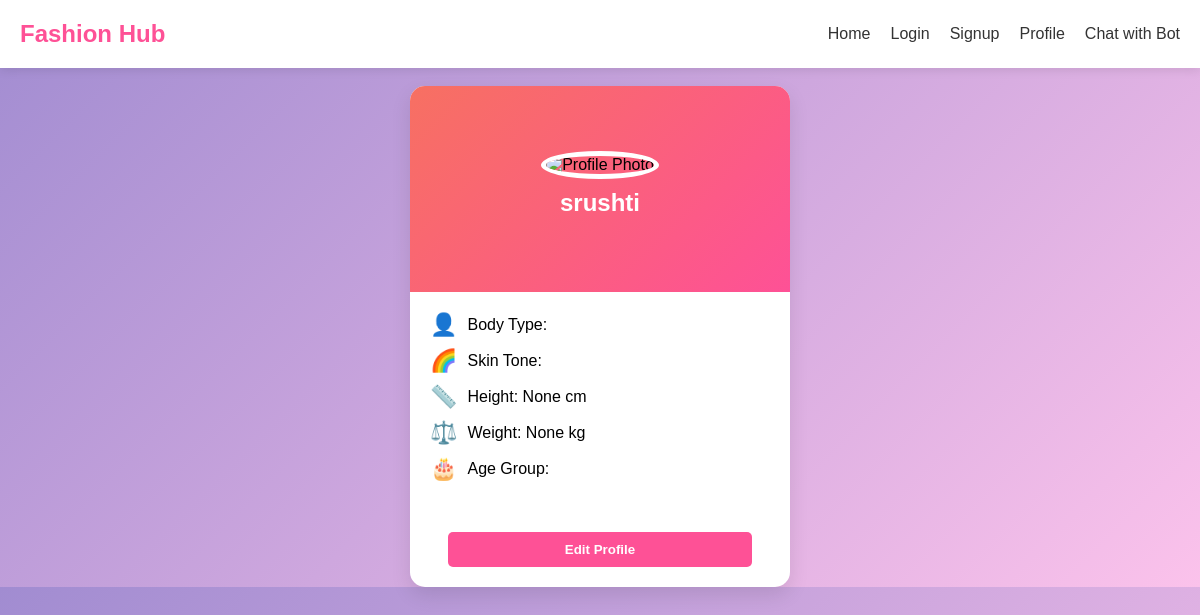
The app's page /chatbot/profile/ (signed in) with its own data.
### blog/models.py (models this page shows, shortened)
class Profile(models.Model):
    user = models.OneToOneField(User, on_delete=models.CASCADE)  # Links to the User model
    photo = models.ImageField(upload_to='user_photos/', null=True, blank=True)
    BODY_TYPE_CHOICES = [
        ('Apple', 'Apple'),
        ('Pear', 'Pear'),
        ('Hourglass', 'Hourglass'),
        ('Rectangle', 'Rectangle'),
        ('Curvy', 'Curvy'),
        ('Plus Size', 'Plus Size')
    ]
    SKIN_TONE_CHOICES = [
        ('Fair', 'Fair'),
        ('Medium', 'Medium'),
        ('Olive', 'Olive'),
        ('Dark', 'Dark')
    ]
    AGE_GROUP_CHOICES = [
        ('Teens', 'Teens (13-19)'),
        ('20s', '20s'),
        ('30s', '30s'),
        ('40s', '40s and above')
    ]
    body_type = models.CharField(max_length=20, choices=BODY_TYPE_CHOICES)
    skin_tone = models.CharField(max_length=20, choices=SKIN_TONE_CHOICES)
    height = models.IntegerField(null=True, blank=True)  # Height in cm
    weight = models.IntegerField(null=True, blank=True)  # Weight in kg
    location = models.CharField(max_length=100)  # User's location/climate
    age_group = models.CharField(max_length=20, choices=AGE_GROUP_CHOICES)

### blog/views.py (the view)
# urls.py: path('profile/',views.profile_view,name='profile'),
def profile_view(request):
    profile = Profile.objects.get(user=request.user)  # Get the profile linked to the logged-in user
    return render(request, 'blog/profile.html', {'profile': profile})

### blog/templates/blog/profile.html (shortened to what this page needs)
<!DOCTYPE html>
<html lang="en">
<head>
</head>
<body>
  <nav>
    <div class="logo">Fashion Hub</div>
    <ul class="nav-links">
      <li><a href="home.html">Home</a></li>
      <li><a href="{% url 'login' %}">Login</a></li>
      <li><a href="{% url 'register' %}">Signup</a></li>
      <li><a href="{% url 'profile' %}">Profile</a></li>
      <li><a href="{% url 'chat' %}">Chat with Bot</a></li>
    </ul>
  </nav>
  <br>
  <div class="profile-container">
    <div class="profile-card">
      <div class="profile-header">
        <img src='https://media.cnn.com/api/v1/images/stellar/prod/c-gettyimages-2157143448.jpg?c=16x9&q=w_1280,c_fill' alt="Profile Photo" class="profile-img">
        <h2>{{ profile.user.username }}</h2>
      </div>
      <div class="contact-info">
        <div class="info">
          <span class="icon">👤</span>
          <p>Body Type: {{ profile.body_type }}</p>
        </div>
        <div class="info">
          <span class="icon">🌈</span>
          <p>Skin Tone: {{ profile.skin_tone }}</p>
        </div>
        <div class="info">
          <span class="icon">📏</span>
          <p>Height: {{ profile.height }} cm</p>
        </div>
        <div class="info">
          <span class="icon">⚖️</span>
          <p>Weight: {{ profile.weight }} kg</p>
        </div>
        <div class="info">
          <span class="icon">🎂</span>
          <p>Age Group: {{ profile.age_group }}</p>
        </div>
      </div>
      <button class="edit-button"><a href="{% url 'newuser_profile' %}" style="color: white; text-decoration: none;">Edit Profile</a></button>
    </div>
  </div>
</body>
</html>

### blog/templates/blog/profile.html (style rules this page uses)
* { margin: 0; padding: 0; box-sizing: border-box; font-family: 'Poppins', sans-serif; }
body { background: linear-gradient(135deg, #a18cd1, #fbc2eb); display: flex; justify-content: center; align-items: center; flex-direction: column; }
nav { display: flex; justify-content: space-between; align-items: center; padding: 20px; background-color: white; box-shadow: 0 2px 10px rgba(0, 0, 0, 0.1); width: 100%; margin-bottom: auto; }
.logo { font-size: 24px; font-weight: bold; color: #fe5196; }
.nav-links { list-style: none; display: flex; }
.nav-links li { margin-left: 20px; }
.nav-links a { text-decoration: none; color: #333; font-weight: 500; }
.profile-container { display: flex; align-items: center; justify-content: center; }
.profile-card { background: white; width: 380px; border-radius: 15px; box-shadow: 0 8px 20px rgba(0, 0, 0, 0.1); overflow: hidden; display: flex; flex-direction: column; }
.profile-header { background: linear-gradient(135deg, #f77062, #fe5196); text-align: center; padding: 70px; position: relative; }
.profile-img { width: 110px; height: 110px; border-radius: 50%; object-fit: cover; border: 5px solid white; margin-top: -60px; }
.profile-header h2 { margin-top: 10px; color: white; }
.contact-info { padding: 20px; }
.info { display: flex; align-items: center; margin-bottom: 10px; }
.icon { font-size: 22px; margin-right: 10px; color: #fe5196; }
.edit-button { background-color: #fe5196; color: white; padding: 10px; text-align: center; text-decoration: none; border-radius: 5px; margin: 20px auto; width: 80%; border: none; cursor: pointer; font-weight: bold; }

### records on screen
Profile: user.username "srushti", height "None", weight "None"
